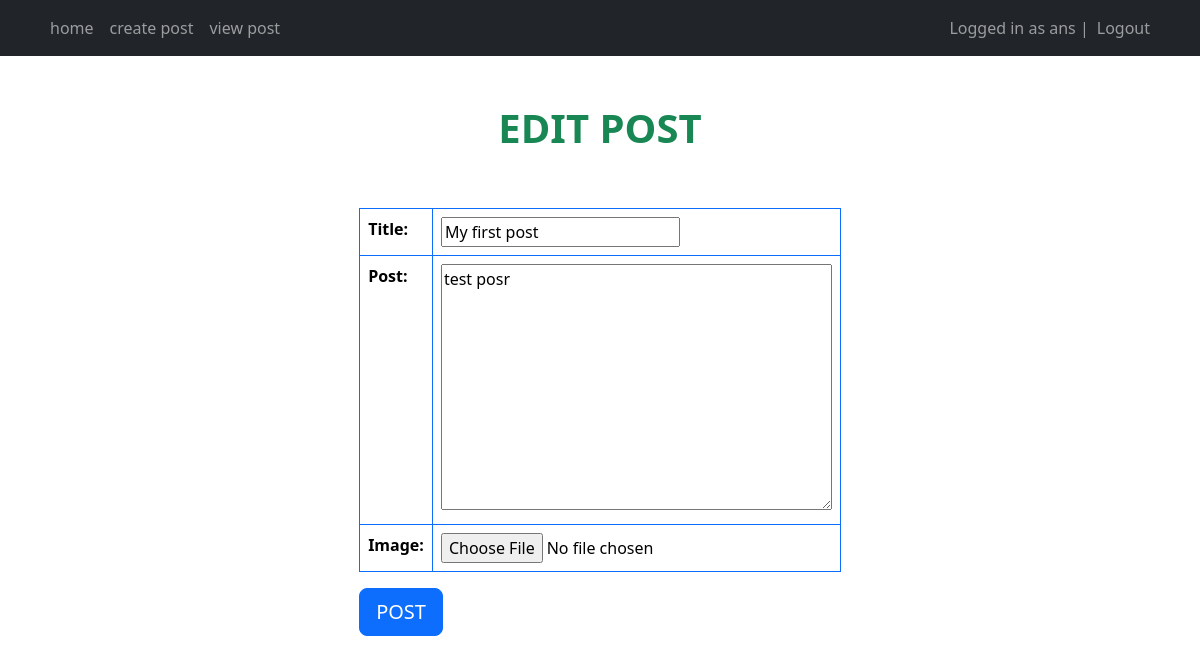
The app's page /post/edit/3 (signed in), older data.
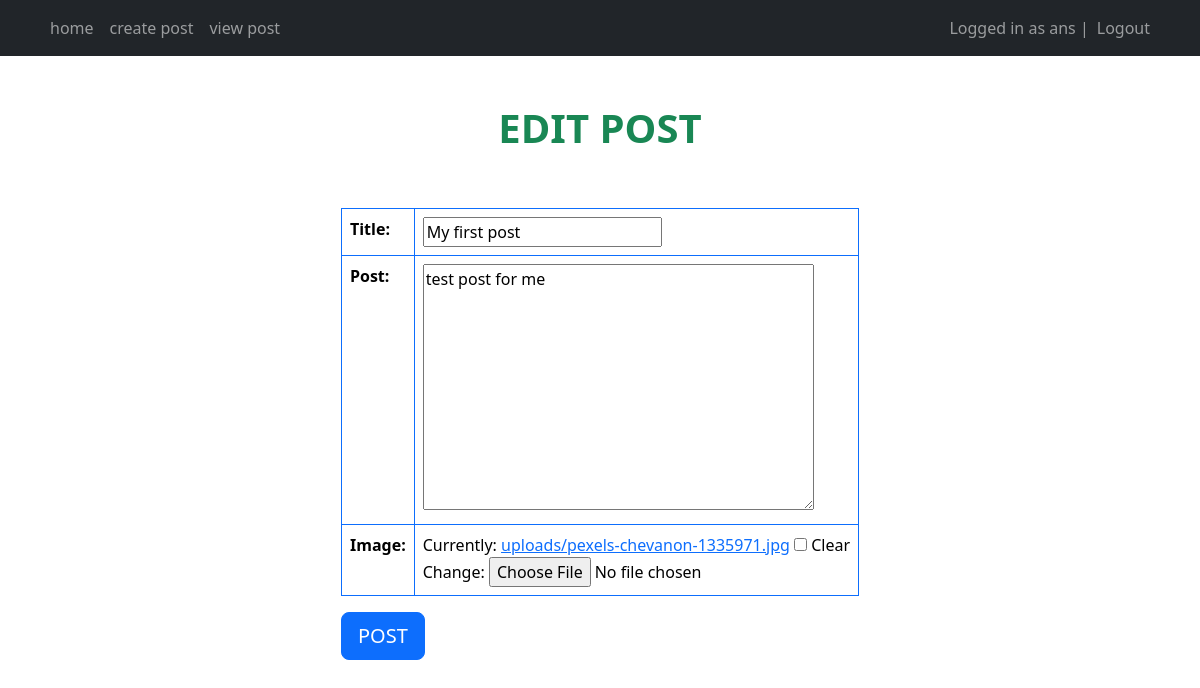
The same page, newer data.
### main/models.py (models this page shows, shortened)
class Post(models.Model):
    author = models.ForeignKey(User, on_delete=models.CASCADE)
    title = models.CharField(max_length=200)
    post = models.TextField()
    image = models.ImageField(upload_to="uploads/", blank=True, null=True)
    created_at = models.DateTimeField(auto_now_add=True)
    updated_at = models.DateTimeField(auto_now=True)

### main/views.py (the view)
# urls.py: path('post/edit/<int:pk>', views.editpost, name='editpost'),
@login_required(login_url='/login')
def editpost(request, pk):
    post = get_object_or_404(Post, pk=pk)
    if request.method == 'POST':
        form = PostForm(request.POST, request.FILES, instance=post)
        if form.is_valid():
            if post and post.author == request.user:
                edit = form.save(commit=False)
                edit.author=request.user
                edit.save()
                return redirect('listpost')
    else:
        form = PostForm(instance=post)
        path=f"/post/edit/{pk}"
    return render(request, 'main/create_post.html', {'form':form, 'path':path})

### main/forms.py
class PostForm(forms.ModelForm):
    class Meta:
        model = Post
        fields = ['title', 'post', 'image']

### main/templates/main/create_post.html (shortened to what this page needs)
{% extends 'main/home.html' %}
{% block content %}
<div class="pt-5">
    <h2 class="text-center text-uppercase fw-bold fs-1 text-success">
        {% if request.path == path %}
        Edit post
        {% else %}
        Create post
        {% endif %}
    </h2>
    <div class="row">
        <div class="col-md-6 w-auto mx-auto mt-5">
            <form action="" method="POST" enctype="multipart/form-data">
                <table class="table table-bordered border-primary ">
                    {{ form.as_table }}
                </table>
                <input type="submit" class="btn btn-lg btn-primary text-uppercase" value="post">
            </form>
        </div>
    </div>
</div>
{% endblock %}

Row changes from the older to the newer data that the page shows:
changed Post "My first post": post "test posr" → "test post for me"
Text that changed along with them:
form field as_table: (not shown) → "☐"
text no longer shown: "Title: Post: Image:"
text now shown: "Title: Post: Image: Currently: uploads/pexels-chevanon-1335971.jpg Clear Change:"
